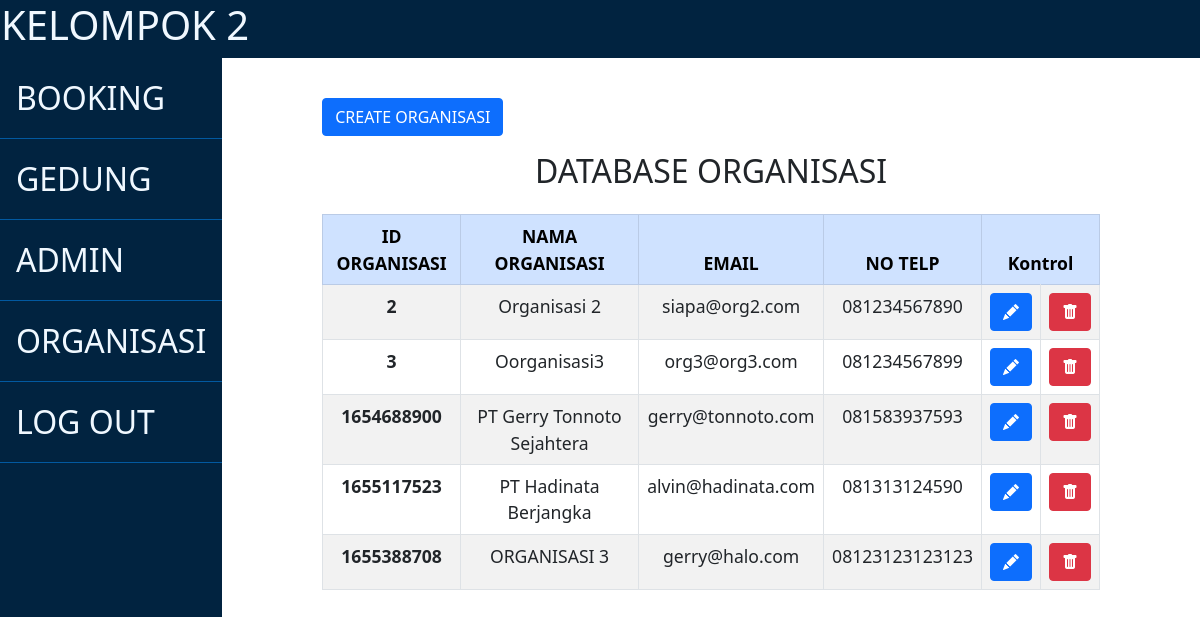
The app's page /admin/organisasi (signed in), older data.
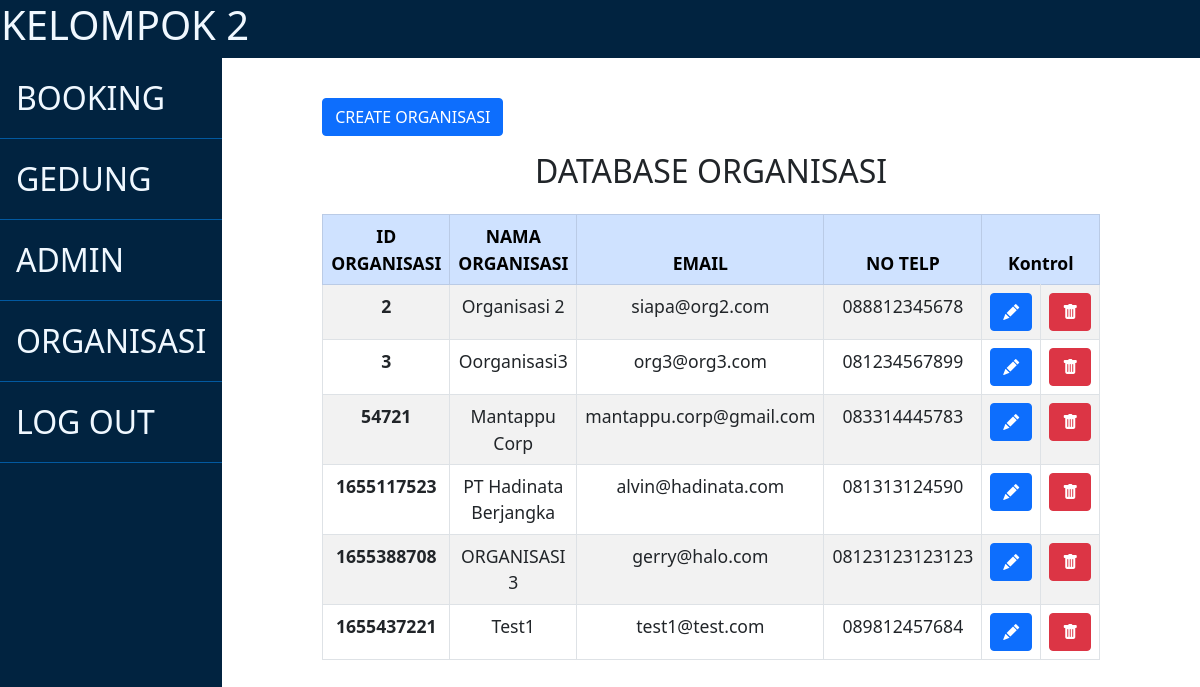
The same page, newer data.
### organisasi.py (models this page shows, shortened)
class OrganisasiModel(Base):
    __tablename__='organisasi'
    id = Column(Integer, primary_key=True)
    nama_organisasi = Column(String, nullable=False, unique=True)
    email = Column(String, nullable=False)
    no_telp = Column(String, nullable=False)

### app.py (the view)
@app.route('/admin/organisasi')
@login_required
def admin_organisasi_view():
    orgs = organisasi_helper.read()
    return render_template('admin/organisasi.html', orgs=orgs)
    pass

### admin.py (called while the page is built)
    def read_one(self, id):
        with Session(self.engine) as session:
            stmt = select(AdminModel).where(AdminModel.id == id)
            return session.scalars(stmt).one()

### app.py (called while the page is built)
@login_manager.user_loader
def load_user(id):
    return admin_helper.read_one(id)

### organisasi.py (called while the page is built)
    def read(self):
        with Session(self.engine) as session:
            return session.query(OrganisasiModel)

### templates/admin/organisasi.html (shortened to what this page needs)
{% extends 'admin/templates/admin_template.jinja2' %}
{% block rightside_content %}
    <button class="btn btn-primary" onclick="onAdd()">CREATE ORGANISASI</button>
    <div class="content">
        <h2 class="page-title">DATABASE ORGANISASI</h2>
        <div class="table-responsive">
            <table class="table table-bordered table-striped">
                <thead>
                <tr class="table-primary">
                    <th class="text-center">ID ORGANISASI</th>
                    <th class="text-center">NAMA ORGANISASI</th>
                    <th class="text-center">EMAIL</th>
                    <th class="text-center">NO TELP</th>
                    <th colspan="2" class="text-center">Kontrol</th>
                </tr>
                </thead>
                <tbody>
                {% for organisasi in orgs %}
                    <tr>
                        <th class="text-center">{{ organisasi.id }}</th>
                        <td class="text-center">{{ organisasi.nama_organisasi }}</td>
                        <td class="text-center">{{ organisasi.email }}</td>
                        <td class="text-center">{{ organisasi.no_telp }}</td>
                        <td class="text-center">
                            <button onClick="onEdit('{{ organisasi.id }}')" class="btn btn-primary"><i
                                    class="bi bi-pencil-fill"></i></button>
                        </td>
                        <td class="text-center">
                            <a href="{{ url_for('admin_organisasi_delete', id=organisasi.id) }}">
                                <button class="btn btn-danger"><i class="bi bi-trash-fill"></i></button>
                            </a>
                        </td>
                    </tr>
                {% endfor %}
                </tbody>
            </table>
        </div>
    </div>
{% endblock %}

### templates/admin/templates/admin_template.jinja2 (shortened to what this page needs)
<!doctype html>
<html lang="en">
<head>
    <link href="https://cdn.jsdelivr.net/npm/bootstrap@5.0.2/dist/css/bootstrap.min.css" rel="stylesheet"
>
    <link rel="stylesheet" href="https://cdn.jsdelivr.net/npm/bootstrap-icons@1.8.1/font/bootstrap-icons.css">
    <link rel="stylesheet" href="{{ url_for('static', filename='stylesheet/styleAdmin.css') }}">
</head>
<body>
<header>
    <div class="logo">
        <h1 class="logo-wa">KELOMPOK 2</h1>
    </div>
</header>
<div class="index-wrapper">
    <div class="leftside-wrapper">
        <ul>
            <li><a href="{{ url_for('admin_booking_view') }}">BOOKING</a></li>
            <li><a href="{{ url_for('admin_gedung_view') }}">GEDUNG</a></li>
            <li><a href="{{ url_for('admin_users_view') }}">ADMIN</a></li>
            <li><a href="{{ url_for('admin_organisasi_view') }}">ORGANISASI</a></li>
            <li><a href="{{ url_for('admin_logout') }}">LOG OUT</a></li>
        </ul>
    </div>
    <div class="rightside-content">
        {% block rightside_content %} {% endblock %}
    </div>
</div>
</body>
</html>

### static/stylesheet/styleAdmin.css (style rules this page uses)
html { height: 100%; }
body { height: 100%; }
header { background: #012340; border: 1px solid #012340 ; }
header * { color: aliceblue; }
.index-wrapper { height: 100%; display: flex; }
.index-wrapper .leftside-wrapper { flex:2; height: 100%; background: #012340; }
.index-wrapper .leftside-wrapper ul { list-style: none; margin: 0; padding: 0; }
.index-wrapper .leftside-wrapper ul li a { padding: 0.5em; display: block; border-bottom: 1px solid #0259a0; color: aliceblue; text-decoration: none; font-size: 2rem; }
.index-wrapper .rightside-content { flex: 8; height: 100%; padding:40px 100px 100px; overflow-y: scroll; }
.index-wrapper .page-title { text-align: center; padding: 1rem; }
table { width: 100%; height: 100%; border-collapse: collapse; font-size: 1.1rem; }

Row changes from the older to the newer data that the page shows:
removed OrganisasiModel: id "1654688900", nama_organisasi "PT Gerry Tonnoto Sejahtera", email "gerry@tonnoto.com", no_telp "081583937593"
changed OrganisasiModel "Organisasi 2": no_telp "081234567890" → "088812345678"
added OrganisasiModel: id "54721", nama_organisasi "Mantappu Corp", email "mantappu.corp@gmail.com", no_telp "083314445783"
added OrganisasiModel: id "1655437221", nama_organisasi "Test1", email "test1@test.com", no_telp "089812457684"
